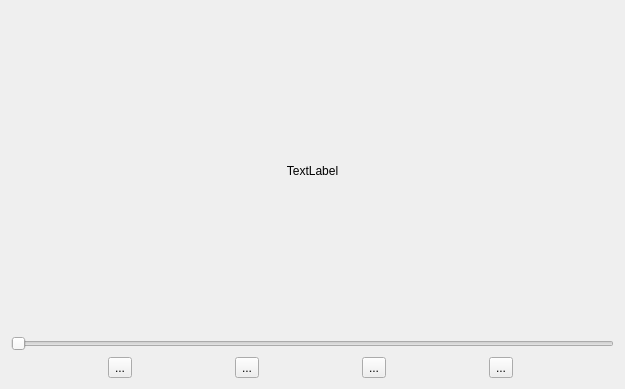
<?xml version="1.0" encoding="UTF-8"?>
<ui version="4.0">
 <class>CDialog</class>
 <widget class="QDialog" name="CDialog">
  <property name="geometry">
   <rect>
    <x>0</x>
    <y>0</y>
    <width>625</width>
    <height>389</height>
   </rect>
  </property>
  <property name="windowTitle">
   <string>Dialog</string>
  </property>
  <layout class="QGridLayout" name="gridLayout">
   <item row="0" column="0">
    <widget class="QLabel" name="movieLabel">
     <property name="sizePolicy">
      <sizepolicy hsizetype="Ignored" vsizetype="Ignored">
       <horstretch>0</horstretch>
       <verstretch>0</verstretch>
      </sizepolicy>
     </property>
     <property name="autoFillBackground">
      <bool>true</bool>
     </property>
     <property name="text">
      <string>TextLabel</string>
     </property>
     <property name="alignment">
      <set>Qt::AlignCenter</set>
     </property>
    </widget>
   </item>
   <item row="1" column="0">
    <widget class="QSlider" name="frameSlider">
     <property name="orientation">
      <enum>Qt::Horizontal</enum>
     </property>
    </widget>
   </item>
   <item row="2" column="0">
    <layout class="QHBoxLayout" name="horizontalLayout">
     <item>
      <widget class="QToolButton" name="openButton">
       <property name="text">
        <string>...</string>
       </property>
       <property name="iconSize">
        <size>
         <width>36</width>
         <height>36</height>
        </size>
       </property>
      </widget>
     </item>
     <item>
      <widget class="QToolButton" name="pauseButton">
       <property name="text">
        <string>...</string>
       </property>
       <property name="iconSize">
        <size>
         <width>36</width>
         <height>36</height>
        </size>
       </property>
      </widget>
     </item>
     <item>
      <widget class="QToolButton" name="stopButton">
       <property name="text">
        <string>...</string>
       </property>
       <property name="iconSize">
        <size>
         <width>36</width>
         <height>36</height>
        </size>
       </property>
      </widget>
     </item>
     <item>
      <widget class="QToolButton" name="quitButton">
       <property name="text">
        <string>...</string>
       </property>
       <property name="iconSize">
        <size>
         <width>36</width>
         <height>36</height>
        </size>
       </property>
      </widget>
     </item>
    </layout>
   </item>
  </layout>
 </widget>
 <resources>
  <include location="ks15_12.qrc"/>
 </resources>
 <connections/>
</ui>
